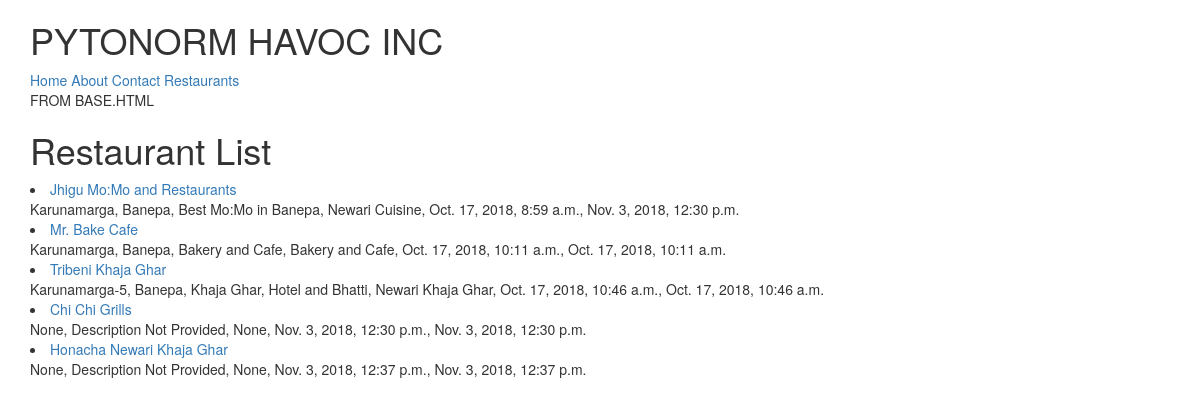
The page /restaurants/ on the database as committed earlier.
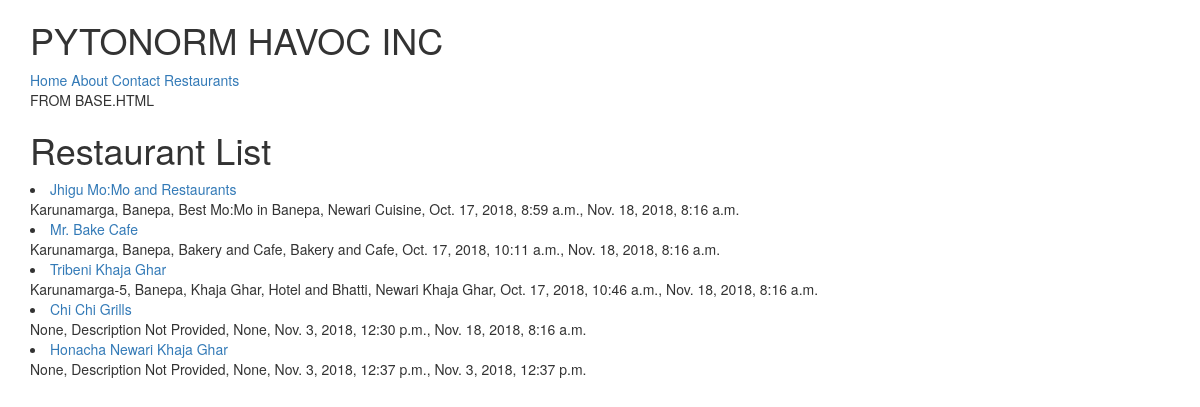
The same page on the database as committed later.
### restaurants/models.py (models this page shows, shortened)
class RestaurantLocation(models.Model):
	name = models.CharField(max_length=120)
	description = models.TextField(default='Description Not Provided')
	location = models.CharField(max_length=120, null=True, blank=True)
	category = models.CharField(max_length=120, null=True, blank=True)
	added_date = models.DateTimeField(auto_now_add=True)
	updated_date = models.DateTimeField(auto_now=True)
	slug = models.SlugField(null=True, blank=True)
	def __str__(self):
		return self.name

### restaurants/views.py (the view)
# urls.py: url(r'^restaurants/$', RestaurantListView.as_view()),
class RestaurantListView(ListView):
	def get_queryset(self):
		slug = self.kwargs.get("slug")
		if slug:
			queryset = RestaurantLocation.objects.filter(
					Q(category__iexact=slug) |
					Q(category__icontains=slug)
				)
		else:
			queryset = RestaurantLocation.objects.all()
		return queryset

### restaurants/templates/restaurants/restaurantlocation_list.html (shortened to what this page needs)
{% extends "base.html" %}
{% block content %}
	<h1>Restaurant List</h1>
	{% for obj in object_list %}
		<li><a href='/restaurants/{{ obj.slug }}/'>{{ obj }}</a><br/>
		 {{ obj.location }}, {{ obj.description }}, {{ obj.category }}, {{ obj.added_date }}, {{ obj.updated_date }}</li>
	{% endfor %}
{% endblock content %}

Rows that differ between the two databases and show on the page:
changed RestaurantLocation "Jhigu Mo:Mo and Restaurants": updated_date "Nov. 3, 2018, 12:30 p.m." → "Nov. 18, 2018, 8:16 a.m."
changed RestaurantLocation "Mr. Bake Cafe": updated_date "Oct. 17, 2018, 10:11 a.m." → "Nov. 18, 2018, 8:16 a.m."
changed RestaurantLocation "Tribeni Khaja Ghar": updated_date "Oct. 17, 2018, 10:46 a.m." → "Nov. 18, 2018, 8:16 a.m."
changed RestaurantLocation "Chi Chi Grills": updated_date "Nov. 3, 2018, 12:30 p.m." → "Nov. 18, 2018, 8:16 a.m."
